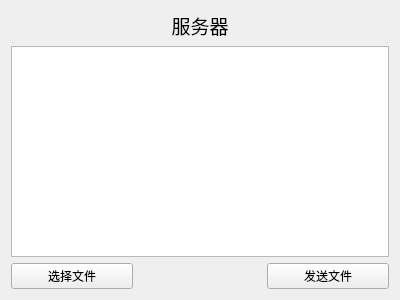
<?xml version="1.0" encoding="UTF-8"?>
<ui version="4.0">
 <class>ServerWidget</class>
 <widget class="QWidget" name="ServerWidget">
  <property name="geometry">
   <rect>
    <x>0</x>
    <y>0</y>
    <width>400</width>
    <height>300</height>
   </rect>
  </property>
  <property name="windowTitle">
   <string>ServerWidget</string>
  </property>
  <layout class="QGridLayout" name="gridLayout">
   <item row="0" column="0">
    <spacer name="horizontalSpacer">
     <property name="orientation">
      <enum>Qt::Horizontal</enum>
     </property>
     <property name="sizeHint" stdset="0">
      <size>
       <width>118</width>
       <height>20</height>
      </size>
     </property>
    </spacer>
   </item>
   <item row="0" column="1">
    <widget class="QLabel" name="label">
     <property name="font">
      <font>
       <family>楷体</family>
       <pointsize>14</pointsize>
      </font>
     </property>
     <property name="text">
      <string>服务器</string>
     </property>
     <property name="alignment">
      <set>Qt::AlignCenter</set>
     </property>
    </widget>
   </item>
   <item row="0" column="2">
    <spacer name="horizontalSpacer_2">
     <property name="orientation">
      <enum>Qt::Horizontal</enum>
     </property>
     <property name="sizeHint" stdset="0">
      <size>
       <width>118</width>
       <height>20</height>
      </size>
     </property>
    </spacer>
   </item>
   <item row="2" column="0">
    <widget class="QPushButton" name="buttonFile">
     <property name="text">
      <string>选择文件</string>
     </property>
    </widget>
   </item>
   <item row="2" column="1">
    <spacer name="horizontalSpacer_3">
     <property name="orientation">
      <enum>Qt::Horizontal</enum>
     </property>
     <property name="sizeHint" stdset="0">
      <size>
       <width>119</width>
       <height>20</height>
      </size>
     </property>
    </spacer>
   </item>
   <item row="2" column="2">
    <widget class="QPushButton" name="buttonSend">
     <property name="text">
      <string>发送文件</string>
     </property>
    </widget>
   </item>
   <item row="1" column="0" colspan="3">
    <widget class="QTextEdit" name="textEdit"/>
   </item>
  </layout>
 </widget>
 <layoutdefault spacing="6" margin="11"/>
 <resources/>
 <connections/>
</ui>
